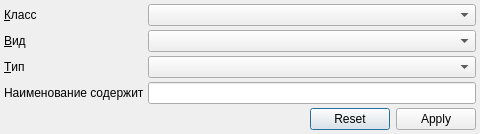
<?xml version="1.0" encoding="UTF-8"?>
<ui version="4.0">
 <class>InventoryFillDialog</class>
 <widget class="QDialog" name="InventoryFillDialog">
  <property name="geometry">
   <rect>
    <x>0</x>
    <y>0</y>
    <width>480</width>
    <height>118</height>
   </rect>
  </property>
  <property name="windowTitle">
   <string>По отбору</string>
  </property>
  <layout class="QGridLayout" name="gridLayout">
   <property name="margin">
    <number>4</number>
   </property>
   <property name="spacing">
    <number>4</number>
   </property>
   <item row="0" column="0">
    <widget class="QLabel" name="lblClass">
     <property name="sizePolicy">
      <sizepolicy hsizetype="Fixed" vsizetype="Preferred">
       <horstretch>0</horstretch>
       <verstretch>0</verstretch>
      </sizepolicy>
     </property>
     <property name="text">
      <string>&amp;Класс</string>
     </property>
     <property name="buddy">
      <cstring>cmbClass</cstring>
     </property>
    </widget>
   </item>
   <item row="2" column="1" colspan="2">
    <widget class="CRBComboBox" name="cmbType"/>
   </item>
   <item row="1" column="1" colspan="2">
    <widget class="CRBComboBox" name="cmbKind"/>
   </item>
   <item row="0" column="1" colspan="2">
    <widget class="CRBComboBox" name="cmbClass"/>
   </item>
   <item row="1" column="0">
    <widget class="QLabel" name="lblKind">
     <property name="text">
      <string>&amp;Вид</string>
     </property>
     <property name="buddy">
      <cstring>cmbKind</cstring>
     </property>
    </widget>
   </item>
   <item row="2" column="0">
    <widget class="QLabel" name="lblType">
     <property name="text">
      <string>&amp;Тип</string>
     </property>
     <property name="buddy">
      <cstring>cmbType</cstring>
     </property>
    </widget>
   </item>
   <item row="5" column="2">
    <widget class="QDialogButtonBox" name="buttonBox">
     <property name="sizePolicy">
      <sizepolicy hsizetype="Fixed" vsizetype="Fixed">
       <horstretch>0</horstretch>
       <verstretch>0</verstretch>
      </sizepolicy>
     </property>
     <property name="standardButtons">
      <set>QDialogButtonBox::Apply|QDialogButtonBox::Reset</set>
     </property>
    </widget>
   </item>
   <item row="4" column="1">
    <spacer name="verticalSpacer">
     <property name="orientation">
      <enum>Qt::Vertical</enum>
     </property>
     <property name="sizeHint" stdset="0">
      <size>
       <width>20</width>
       <height>40</height>
      </size>
     </property>
    </spacer>
   </item>
   <item row="3" column="1" colspan="2">
    <widget class="QLineEdit" name="edtName"/>
   </item>
   <item row="3" column="0">
    <widget class="QLabel" name="lblName">
     <property name="text">
      <string>Наименование cодержит</string>
     </property>
    </widget>
   </item>
  </layout>
 </widget>
 <customwidgets>
  <customwidget>
   <class>CRBComboBox</class>
   <extends>QComboBox</extends>
   <header>library/crbcombobox.h</header>
  </customwidget>
 </customwidgets>
 <tabstops>
  <tabstop>cmbClass</tabstop>
  <tabstop>cmbKind</tabstop>
  <tabstop>cmbType</tabstop>
  <tabstop>edtName</tabstop>
  <tabstop>buttonBox</tabstop>
 </tabstops>
 <resources/>
 <connections/>
</ui>
